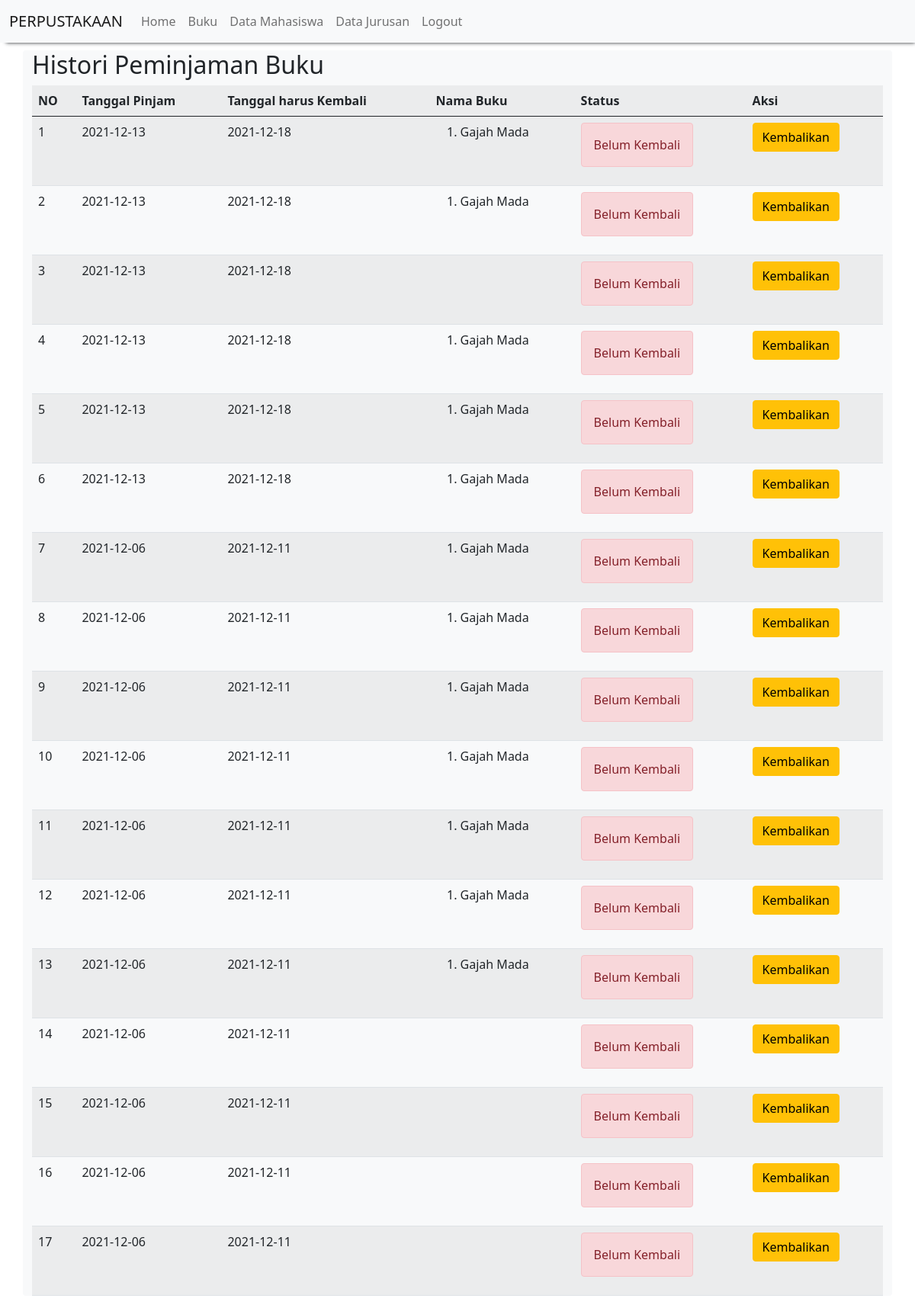
Page /histori_peminjaman.php (signed in) on the committed database.
### tables this page shows
CREATE TABLE `peminjaman_buku` (
  `id_peminjaman_buku` int(11) NOT NULL,
  `tanggal_pinjam` date NOT NULL,
  `id_mhs` int(11) NOT NULL,
  `tanggal_kembali` date NOT NULL
);

CREATE TABLE `detail_peminjaman_buku` (
  `id_detail_peminjaman_buku` int(11) NOT NULL,
  `id_peminjaman_buku` int(11) NOT NULL,
  `id_buku` int(11) NOT NULL,
  `qty` int(11) NOT NULL
);

CREATE TABLE `buku` (
  `id_buku` int(10) NOT NULL,
  `judul_buku` varchar(20) NOT NULL,
  `deskripsi` varchar(255) NOT NULL
);

### histori_peminjaman.php (the view)
<?php
  include "header.php";
?>
<h2>Histori Peminjaman Buku</h2>
<table class="table table-hover table-striped">
	<tread>
		<th>NO</th>
		<th>Tanggal Pinjam</th>
		<th>Tanggal harus Kembali</th>
		<th>Nama Buku</th>
		<th>Status</th>
		<th>Aksi</th>
	</tread>
	<tbody>
		<?php
		include "koneksi.php";
		$qry_histori = mysqli_query($conn,"select * from peminjaman_buku order by id_peminjaman_buku desc");
		$no=0;
		while($dt_histori=mysqli_fetch_array($qry_histori)){
			$no++;
			$buku_dipinjam="<ol>";
			$qry_buku=mysqli_query($conn,"select * from detail_peminjaman_buku join buku on buku.id_buku=detail_peminjaman_buku.id_buku where id_peminjaman_buku = '".$dt_histori['id_peminjaman_buku']."'");
			while($dt_buku=mysqli_fetch_array($qry_buku)){
				$buku_dipinjam.="<li>".$dt_buku['judul_buku']."</li>";
			}
			$buku_dipinjam.="</ol>";
			$qry_cek_kembali=mysqli_query($conn,"select * from pengembalian_buku where id_peminjaman_buku = '".$dt_buku['judul_buku']."'");
			if(mysqli_num_rows($qry_cek_kembali)>0){
				$dt_kembali=mysqli_fetch_array($qry_cek_kembali);
				$denda="denda Rp. ".$dt_kembali['denda'];
				$status_kembali="<label class='alert alert-success'>Sudah Kembali <br>".$denda."</label>";
				$button_kembali="";
			} else {
				$status_kembali="<label class='alert alert-danger'>Belum Kembali</label>";
				$button_kembali="<a href='kembali.php?id='".$dt_histori['id_peminjaman_buku']."' class='btn btn-warning' onclick='return confirm(\"Yakin ingin mengembalikan\")'>Kembalikan</a>";
			}
		?>
		    <tr>
		    	<td><?=$no?></td><td><?=$dt_histori['tanggal_pinjam']?></td><td><?=$dt_histori['tanggal_kembali']?></td><td><?=$buku_dipinjam?></td><td><?=$status_kembali?></td>
		    	<td><?=$button_kembali?></td>
		    </tr>
		<?php
		}
		?>
	</tbody>
</table>
<?php
  include "footer.php";
?>

### rows in the picture
peminjaman_buku: tanggal_pinjam "2021-12-13", tanggal_kembali "2021-12-18"
detail_peminjaman_buku: id_buku.judul_buku "Gajah Mada"
peminjaman_buku: tanggal_pinjam "2021-12-13", tanggal_kembali "2021-12-18"
detail_peminjaman_buku: id_buku.judul_buku "Gajah Mada"
peminjaman_buku: tanggal_pinjam "2021-12-13", tanggal_kembali "2021-12-18"
peminjaman_buku: tanggal_pinjam "2021-12-13", tanggal_kembali "2021-12-18"
detail_peminjaman_buku: id_buku.judul_buku "Gajah Mada"
peminjaman_buku: tanggal_pinjam "2021-12-13", tanggal_kembali "2021-12-18"
detail_peminjaman_buku: id_buku.judul_buku "Gajah Mada"
peminjaman_buku: tanggal_pinjam "2021-12-13", tanggal_kembali "2021-12-18"
detail_peminjaman_buku: id_buku.judul_buku "Gajah Mada"
peminjaman_buku: tanggal_pinjam "2021-12-06", tanggal_kembali "2021-12-11"
detail_peminjaman_buku: id_buku.judul_buku "Gajah Mada"
peminjaman_buku: tanggal_pinjam "2021-12-06", tanggal_kembali "2021-12-11"
detail_peminjaman_buku: id_buku.judul_buku "Gajah Mada"
peminjaman_buku: tanggal_pinjam "2021-12-06", tanggal_kembali "2021-12-11"
detail_peminjaman_buku: id_buku.judul_buku "Gajah Mada"
peminjaman_buku: tanggal_pinjam "2021-12-06", tanggal_kembali "2021-12-11"
detail_peminjaman_buku: id_buku.judul_buku "Gajah Mada"
peminjaman_buku: tanggal_pinjam "2021-12-06", tanggal_kembali "2021-12-11"
detail_peminjaman_buku: id_buku.judul_buku "Gajah Mada"
peminjaman_buku: tanggal_pinjam "2021-12-06", tanggal_kembali "2021-12-11"
detail_peminjaman_buku: id_buku.judul_buku "Gajah Mada"
peminjaman_buku: tanggal_pinjam "2021-12-06", tanggal_kembali "2021-12-11"
detail_peminjaman_buku: id_buku.judul_buku "Gajah Mada"
peminjaman_buku: tanggal_pinjam "2021-12-06", tanggal_kembali "2021-12-11"
peminjaman_buku: tanggal_pinjam "2021-12-06", tanggal_kembali "2021-12-11"
peminjaman_buku: tanggal_pinjam "2021-12-06", tanggal_kembali "2021-12-11"
peminjaman_buku: tanggal_pinjam "2021-12-06", tanggal_kembali "2021-12-11"
